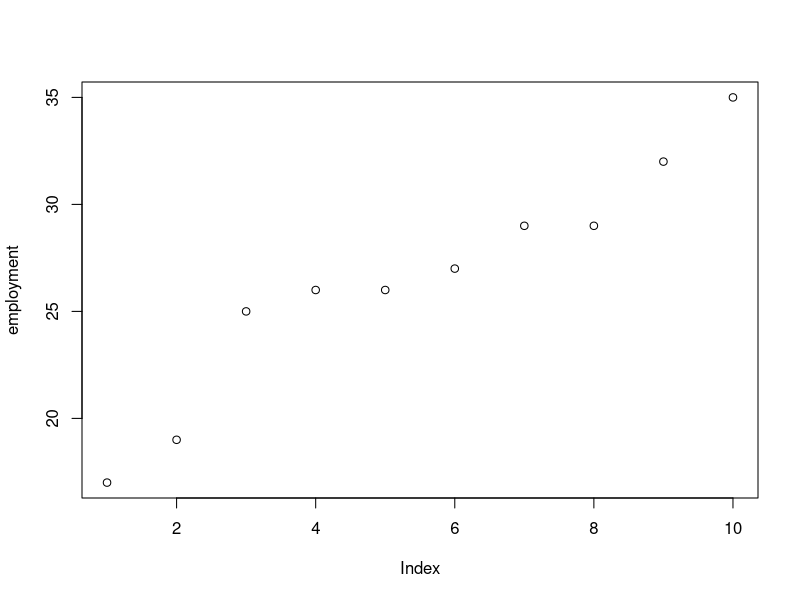
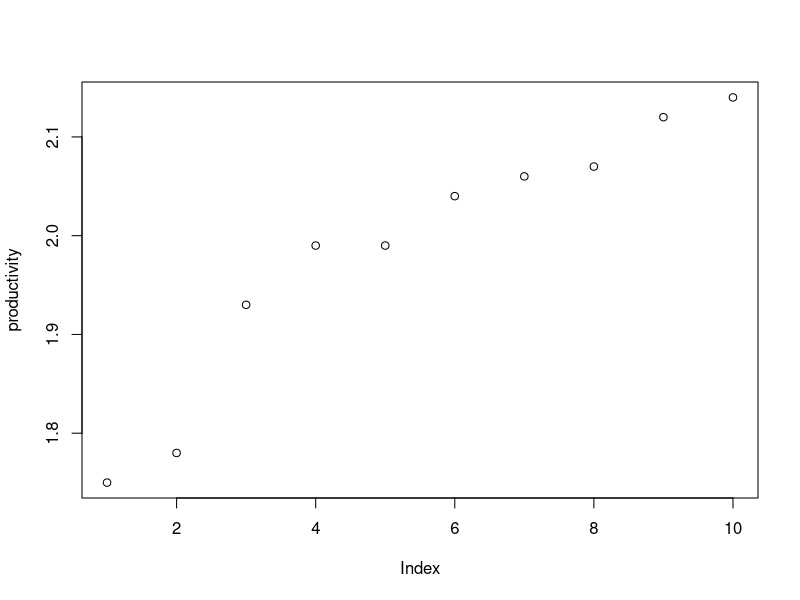
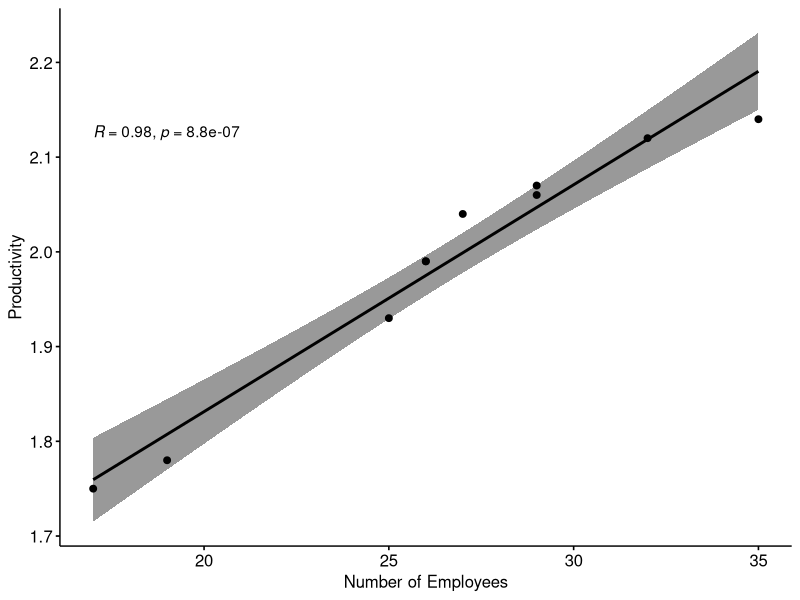
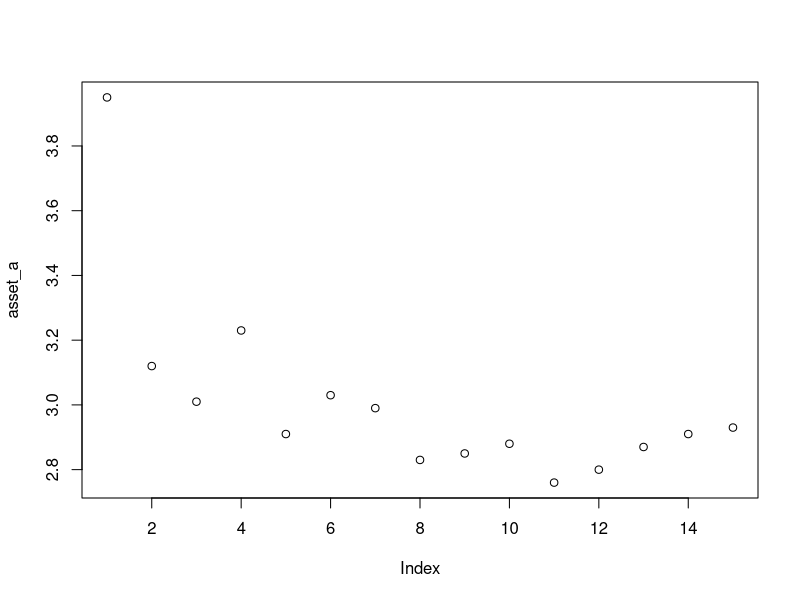
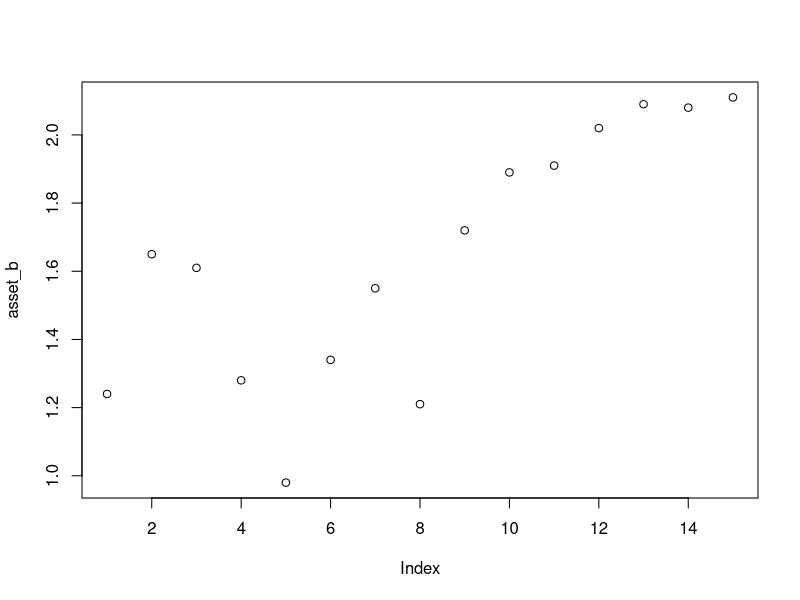
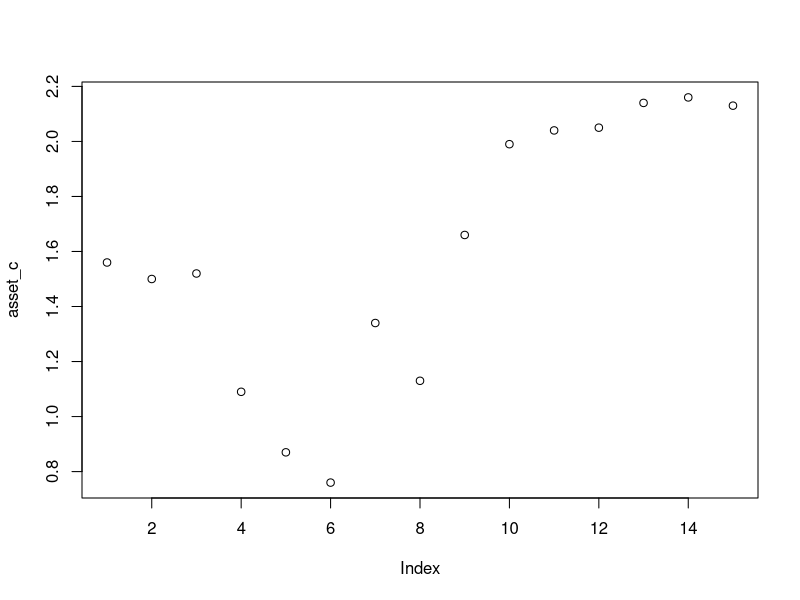
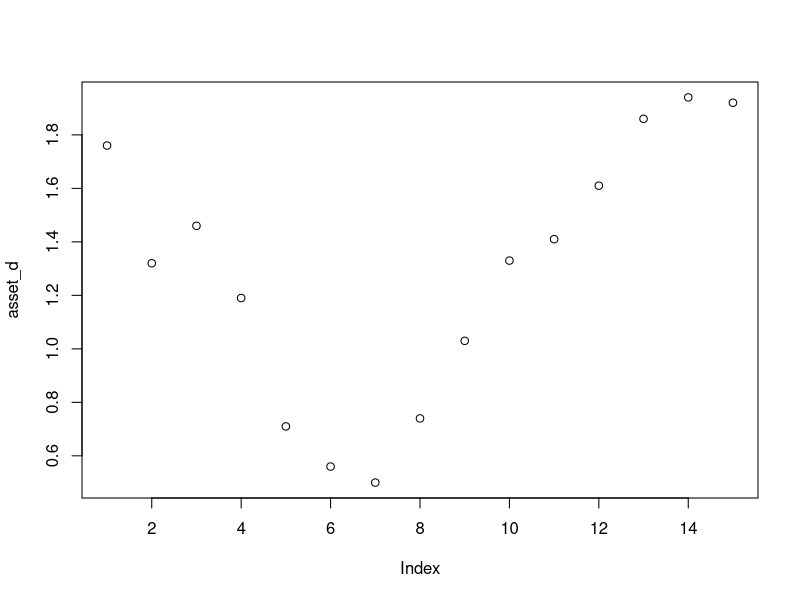
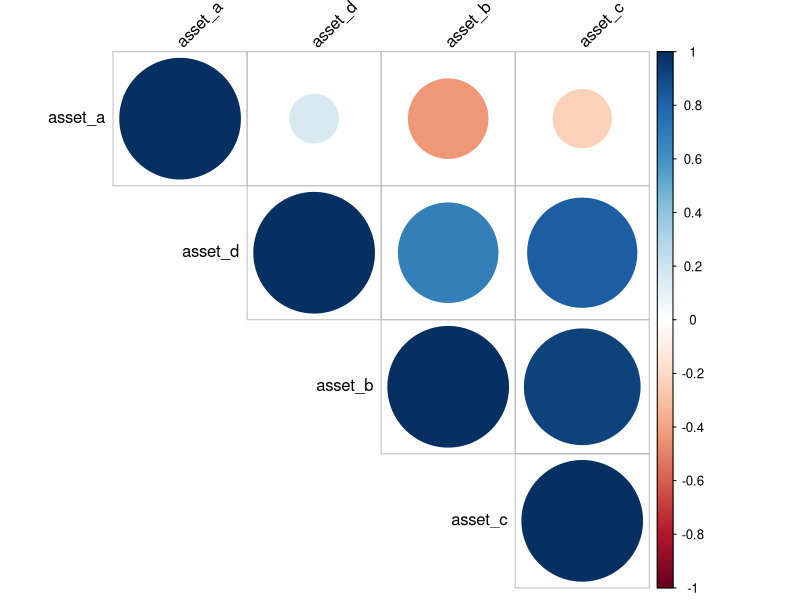

These charts were generated, in order, by the following R code:
# List of Exercises 2 - Correlation analysis


# 1) The general manager of a business firm wants to know if the number of employees 
# affects the productivity rate. He has collected the following data recently:

# Month          # Number of employees           # Productivity rate
# Jan                   17                              1.75
# Feb                   19                              1.78
# Mar                   25                              1.93
# Apr                   26                              1.99
# May                   26                              1.99
# Jun                   27                              2.04
# Jul                   29                              2.06
# Aug                   29                              2.07
# Sep                   32                              2.12
# Oct                   35                              2.14

# Answer this question using the appropriate correlation measure and interpreting the output.


#2) An investor wants to know if the prices of four assets are somehow related. To answer that,
# he collected the following data in the last 15 days:

# Day   # Price - Asset A     # Price - Asset B     Price - Asset C     Price - Asset D
# 1             3.95                    1.24            1.56                    1.76
# 2             3.12                    1.65            1.50                    1.32
# 3             3.01                    1.61            1.52                    1.46
# 4             3.23                    1.28            1.09                    1.19
# 5             2.91                    0.98            0.87                    0.71
# 6             3.03                    1.34            0.76                    0.56
# 7             2.99                    1.55            1.34                    0.50
# 8             2.83                    1.21            1.13                    0.74
# 9             2.85                    1.72            1.66                    1.03
# 10            2.88                    1.89            1.99                    1.33
# 11            2.76                    1.91            2.04                    1.41
# 12            2.80                    2.02            2.05                    1.61
# 13            2.87                    2.09            2.14                    1.86
# 14            2.91                    2.08            2.16                    1.94
# 15            2.93                    2.11            2.13                    1.92

# Compute the matrix of correlation and analyze the output.


# 3) The American Consumer Satisfaction Index (ACSI) is a relevant tool for measuring consumers'
# satisfaction with goods and services. It is a composite scale comprising six dimensions.
# Two of them are perceived quality and loyalty. The theory behind the ACSI states that the 
# higher the quality the consumer attributes to a product, the higher his or her loyalty to that product.

# The following fictional data represent the perceived quality and loyalty of a small sample of
# consumers. Use the correct correlation measure to analyze if the theoretical assumptions of the
# ACSI are empirically solid in this case. Both of the variables are measured with Likert-type
# scales with 11 categories ranging from 0 to 10.

# Consumer      # Perceived Quality     # Loyalty
#  1                    1                   4
#  2                    0                   4
#  3                    3                   6
#  4                    5                   5
#  5                    6                   6
#  6                    4                   7
#  7                    6                   3
#  8                    7                   4
#  9                    5                   6
# 10                    5                   5

# Based on those data, answer this question: could we affirm that the variables support the 
# theoretical assumption of the ACSI model?

####################################################
# ANSWERS - Remember that you have many alternatives
# in R Studio to answer the questions
####################################################

# 1) The general manager of a business firm wants to know if the number of employees 
# affects the productivity rate. He has collected the following data recently...

# Notice that we need to check if the employment rate and productivity are correlated.
# Therefore, we don't need to consider the variable "Month" in our analysis.

# Let's create an object to store the data on employment.

employment <- c(17, 19, 25, 26, 26, 27, 29, 29, 32, 35) # The function "c()" stores the data on the object.
employment # This command displays the data stored in the object.

# You can plot the data if you want:

plot(employment)

# Let's repeat the previous steps to create an object for productivity:

productivity <- c(1.75, 1.78, 1.93, 1.99, 1.99, 2.04, 2.06, 2.07, 2.12, 2.14)
productivity
plot(productivity)

# We have created the objects, and we are ready to test the correlation between the variables.
# The two variables are quantitative. Let's suppose they come from a normal distribution.
# Therefore, we can use Pearson's r to analyze the correlation. 

cor.test(employment, productivity, method = "pearson")

# We can plot this output.

# To do that, Let us first create the data frame "question_1" with the two variables.

question_1 <- data.frame(employment, productivity)
question_1

if(!require(ggpubr)) install.packages("ggpubr") # Installs the "ggpubr" package, if necessary
library(ggpubr) # Loads the "ggpubr" package

ggscatter(question_1, x = "employment", y = "productivity", 
          add = "reg.line", conf.int = TRUE, 
          cor.coef = TRUE, cor.method = "pearson",
          xlab = "Number of Employees", ylab = "Productivity")


# Analysis:

# We have a Pearson's r of 0.978, indicating that the variables are strongly
# correlated since this value is closer to 1. Besides, that correlation is
# direct, meaning that the higher the number of employees, the higher the productivity.

# The Pearson's r is statistically significant. The p-value is lower than the
# significance level of 5% (0.05), and this rejects the null hypothesis that
# the true correlation is equal to 0. 

# Finally, the 95% confidence interval ranges from 0.909 to 0.995. The interpretation
# for that is: if repeated samples of the same size were extracted from the same
# population, in 95% of the cases, the true Pearson's r would be in the interval
# from 0.909 to 0.995.

# Please, if you are not confident with interpreting the hypothesis tests, I recommend you
# study this subject matter in a book of introductory statistics. Since this is a course
# for master's students, I am considering they have already studied this subject matter
# during their undergraduate course.

########################################################################

#2) An investor wants to know if the prices of four assets are somehow related. To answer that,
# he collected the following data in the last 15 days...

# We will create objects to store the data. Please notice that we do not need to input the data
# displayed in the column "Days". However, this time we will do that to show you how to use the
# helpful function "seq()".

days <- seq(1, 15) # We could input the data with the function "c()", as we did previously.
# But the column "Days" comprises an ascending sequence of numbers ranging from 1 to 15.
# In this case, the function seq() is more helpful for our purposes.

days # Let's check if we have inputted the data correctly.

asset_a <- c(3.95, 3.12, 3.01, 3.23, 2.91, 3.03, 2.99, 2.83, 2.85, 2.88, 2.76, 2.80,
             2.87, 2.91, 2.93) # Stores the data in the object.
asset_a # Displays the data inputted in the object.
str(asset_a) # Displays the structure of the object.
plot(asset_a) # Plots the data.

asset_b <- c(1.24, 1.65, 1.61, 1.28, 0.98, 1.34, 1.55, 1.21, 1.72, 1.89, 1.91, 2.02,
             2.09, 2.08, 2.11)
asset_b
str(asset_b)
plot(asset_b)

asset_c <- c(1.56, 1.50, 1.52, 1.09, 0.87, 0.76, 1.34, 1.13, 1.66, 1.99, 2.04, 2.05,
             2.14, 2.16, 2.13)
asset_c
str(asset_c)
plot(asset_c)

asset_d <- c(1.76, 1.32, 1.46, 1.19, 0.71, 0.56, 0.50, 0.74, 1.03, 1.33, 1.41, 1.61,
             1.86, 1.94, 1.92)
asset_d
str(asset_d)
plot(asset_d)


# Creating the matrix of correlations

if(!require(Hmisc)) install.packages("Hmisc") # Installs the "Hmisc" package, if necessary
library(Hmisc) # Loads the "Hmisc" package

# Joining the variables we want to analyze into a data frame.

assets <- data.frame(asset_a, asset_b, asset_c, asset_d)
assets
str(assets)

assets_cor <- cor(assets) # Stores assets correlation into a new object.
round(assets_cor, 2) # Fixes two decimals for all values in the dataset

# What about the p-values? They are relevant for identifying statistically significant measures.
# You can add p-values to a matrix of correlations by typing the commands:

assets_values <- rcorr(as.matrix(assets))
assets_values

# You can also create a correlogram to visualize the correlations:

if(!require(corrplot)) install.packages("corrplot") # Installs the "corrplot" package, if necessary
library(corrplot) # Loads the "corrplot" package

corrplot(assets_cor, type = "upper", order = "hclust", 
         tl.col = "black", tl.srt = 45)

# Analysis:

# The p-values associated with each Pearson's r indicate that Asset B is positively correlated with
# assets C (strong) and D (not so strong). Asset C is also positively and strongly correlated with
# Asset D.

# The other paired correlations were not statistically significant. The p-values were higher than 0.05
# that represents a level of significance of 5%. In those cases, we do not reject the null hypothesis 
# that the true correlation is equal to 0 (zero). Therefore, we do not have empirical evidence to accept
# those correlations.

###################################################################

# 3) The American Consumer Satisfaction Index (ACSI) is a relevant tool for measuring consumers'
# satisfaction with goods and services...

# The first step is to input data into objects.

quality <- c(1, 0, 3, 5, 6, 4, 6, 7, 5, 5)
quality

loyalty <- c(4, 4, 6, 5, 6, 7, 3 , 4, 6, 5)
loyalty

# Let us check how R Studio is treating our data:

str(quality)
str(loyalty)

# Notice that we have a tricky situation here: the str function tells us that the objects store 
# numerical data. An inexperienced data analyst might conclude that we are dealing with quantitative
# variables and, therefore, we could use Pearson's r - since the data came from a normal distribution.
# However, the question states that the variables were measured by Likert-type scales. We have learned
# that those scales are ordinal and, therefore, consistent with qualitative variables only. In short,
# although the str function informs us that we have numerical data on the objects - and this is correct
# in a strict sense - we must consider that those numbers represent codes, not mathematical relations
# among the values. Hence, we can not use Pearson's r in this case. The computation must use the
# Spearman's rho instead.

# To compute the Spearman's rho we need to type the following sequence of commands:

cor.test(quality, loyalty, method = "spearman")

# At first sight, the output indicates we have an inverse and weak relationship between the perceived
# quality and loyalty. Then, we should conclude that our empirical data do not support the ACSI assumption
# that those variables are positively correlated.

# However, we need to consider the t test to be sure about that. The p-value is 0.754, higher than
# the significance level of 0.05 (5%). Hence, we can not reject the null hypothesis that the true rho
# is different from 0 (zero). In this case, we do not have empirical evidence to support our prior 
# interpretation of Spearman's rho. Then, we must conclude that we can not affirm that the 
# perceived quality and loyalty are correlated considering our empirical data.

# This conclusion points out two essential aspects. First, we must not affirm that the ACSI model
# does not have empirical support. Remember we have used our empirical data only, and this is too litlle
# to sustain such a strong statement. 

# Second, many students feel insecure when they do not confirm theoretical statements empirically. 
# However, remember that the primary purpose of good research is to verify if those statements could
# be sustained by empirical data. Therefore, even if your output indicates that our data have not
# behaved the way you expected, you might be dealing with relevant results for advancing the knowledge
# on a subject matter.

# Please, always consider that researchers are not trying to prove they are right. Instead, they
# are committed to seeking the truth. (Yes, do not get fooled by those who affirm that the truth
# does not exist because everything is relative. If you think a bit of that, you will conclude
# this statement is flawed because it contradicts itself.)
